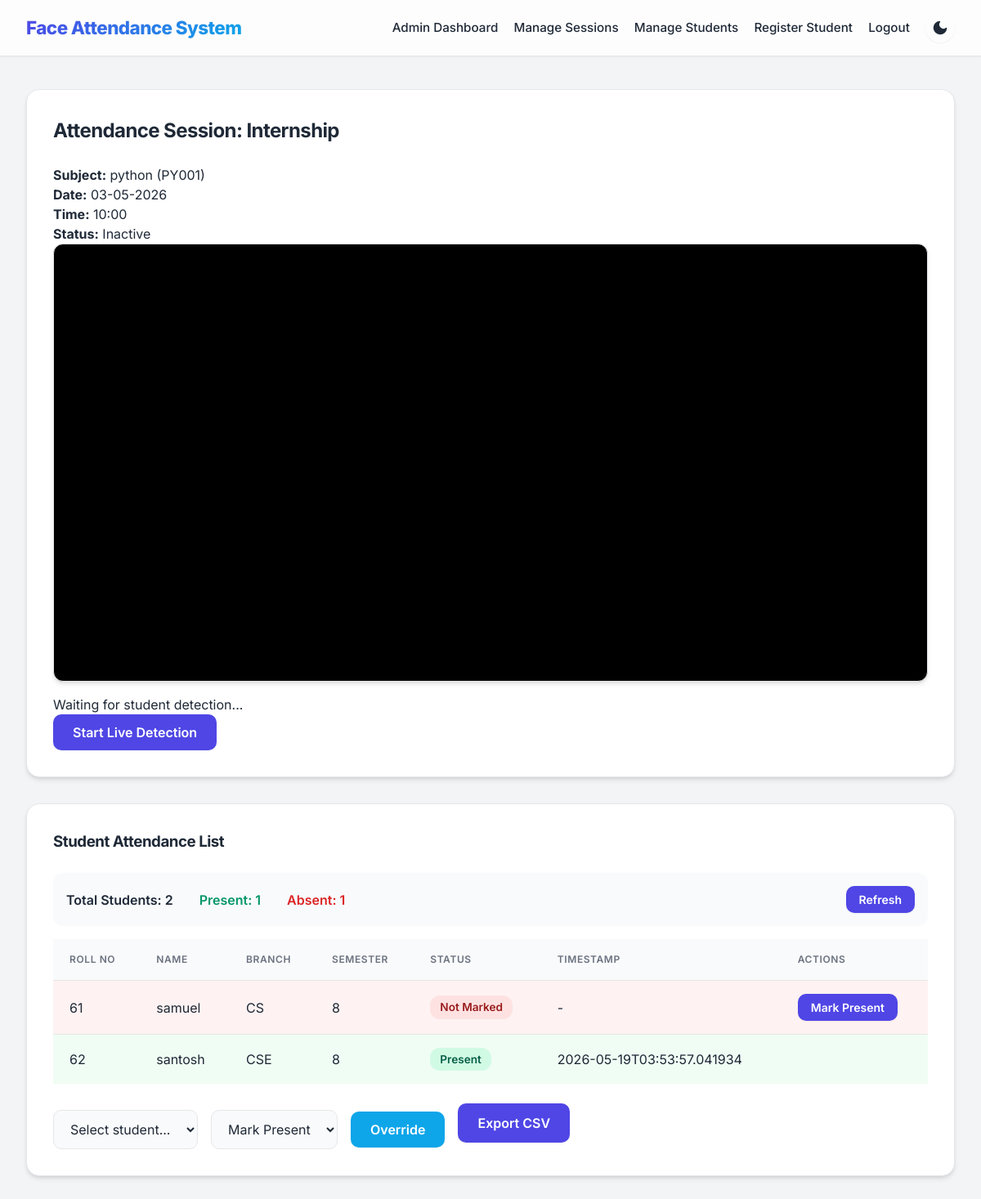
The page /admin/session/1 (signed in) on the database its author committed.
### tables this page shows
CREATE TABLE subjects(
        id INTEGER PRIMARY KEY,
        name TEXT,
        code TEXT
    );

CREATE TABLE students(
        id INTEGER PRIMARY KEY,
        name TEXT,
        roll_no TEXT,
        branch TEXT,
        semester TEXT,
        photo_count INTEGER DEFAULT 0
    , password TEXT);

CREATE TABLE attendance(
        id INTEGER PRIMARY KEY,
        student_id INTEGER,
        session_id INTEGER,
        status TEXT,
        timestamp TEXT,
        note TEXT,
        FOREIGN KEY(student_id) REFERENCES students(id),
        FOREIGN KEY(session_id) REFERENCES sessions(id)
    );

### app.py (the view)
@app.route('/admin/session/<int:session_id>')
def attendance_session(session_id):
    if not session.get('admin_user'):
        return redirect(url_for('login'))
    session_info = query_db('SELECT s.*, subj.name as subject_name, subj.code as subject_code FROM sessions s LEFT JOIN subjects subj ON s.subject_id=subj.id WHERE s.id=?', (session_id,), one=True)
    students_with_attendance = query_db('''
        SELECT s.id, s.name, s.roll_no, s.branch, s.semester,
               a.status, a.timestamp,
               CASE WHEN a.status IS NOT NULL THEN 1 ELSE 0 END as has_attendance
        FROM students s
        LEFT JOIN attendance a ON s.id = a.student_id AND a.session_id = ?
        ORDER BY s.roll_no
    ''', (session_id,))
    return render_template('attendance_session.html', session_info=session_info, students=students_with_attendance)

### app.py (called while the page is built)
def get_db_connection():
    conn = sqlite3.connect(DATABASE_PATH)
    conn.row_factory = sqlite3.Row
    return conn

def query_db(query, args=(), one=False):
    conn = get_db_connection()
    cursor = conn.execute(query, args)
    rows = cursor.fetchall()
    conn.close()
    return rows[0] if one and rows else rows

@app.before_request
def restrict_access():
    allowed_routes = ['home', 'login', 'student_login', 'student_register', 'static', 'test_image', 'get_active_sessions']
    if request.endpoint in allowed_routes or not request.endpoint:
        return
    if request.path.startswith('/admin/'):
        if session.get('user_type') != 'admin':
            flash('Admin access required', 'error')
            return redirect(url_for('login'))
    if request.path.startswith('/student/'):
        protected_student_routes = ['student_history', 'student_attend']
        if request.endpoint in protected_student_routes and session.get('user_type') != 'student':
            flash('Student login required', 'error')
            return redirect(url_for('student_login'))

### templates/attendance_session.html (shortened to what this page needs)
{% extends 'base.html' %}
{% block content %}
<div class="card wide-card" data-session-id="{{ session_info.id }}">
    <h2>Attendance Session: {{ session_info.title }}</h2>
    <div class="session-summary">
        <div><strong>Subject:</strong> {{ session_info.subject_name }} ({{ session_info.subject_code }})</div>
        <div><strong>Date:</strong> {{ session_info.date }}</div>
        <div><strong>Time:</strong> {{ session_info.time }}</div>
        <div><strong>Status:</strong> {{ 'Active' if session_info.active else 'Inactive' }}</div>
    </div>
    <div class="video-panel">
        <video id="attendVideo" autoplay muted></video>
        <div class="attendance-status">
            <div id="detectedStudent">Waiting for student detection...</div>
            <div><button id="startStream" class="button">Start Live Detection</button></div>
        </div>
    </div>
</div>
<div class="card">
    <h3>Student Attendance List</h3>
    <div class="attendance-summary">
        <div class="summary-stats">
            <span class="stat-item">Total Students: {{ students|length }}</span>
            <span class="stat-item present-count">Present: {{ students|selectattr('status')|list|length }}</span>
            <span class="stat-item absent-count">Absent: {{ students|rejectattr('status')|list|length }}</span>
        </div>
        <button id="refreshBtn" class="button small">Refresh</button>
    </div>
    <table id="attendanceTable">
        <thead>
            <tr>
                <th>Roll No</th>
                <th>Name</th>
                <th>Branch</th>
                <th>Semester</th>
                <th>Status</th>
                <th>Timestamp</th>
                <th>Actions</th>
            </tr>
        </thead>
        <tbody>
            {% for student in students %}
            <tr data-student-id="{{ student.id }}" class="student-row {{ 'present-row' if student.status == 'Present' else 'absent-row' }}">
                <td>{{ student.roll_no }}</td>
                <td>{{ student.name }}</td>
                <td>{{ student.branch }}</td>
                <td>{{ student.semester }}</td>
                <td>
                    <span class="status-badge {{ 'status-present' if student.status == 'Present' else 'status-absent' }}">
                        {{ student.status if student.status else 'Not Marked' }}
                    </span>
                </td>
                <td>{{ student.timestamp if student.timestamp else '-' }}</td>
                <td>
                    {% if not student.status %}
                    <button class="button small override-btn" data-student-name="{{ student.name }}" data-student-id="{{ student.id }}">Mark Present</button>
                    {% endif %}
                </td>
            </tr>
            {% endfor %}
        </tbody>
    </table>
    <div class="session-actions">
        <form method="post" action="{{ url_for('session_override', session_id=session_info.id) }}" class="inline-form" id="overrideForm">
            <select name="student_id" id="overrideStudentId">
                <option value="">Select student...</option>
            </select>
            <select name="action">
                <option value="present">Mark Present</option>
            </select>
            <button type="submit" class="button secondary">Override</button>
        </form>
        <a class="button" href="{{ url_for('export_session', session_id=session_info.id) }}">Export CSV</a>
    </div>
</div>
{% endblock %}

### static/styles.css (style rules this page uses)
:root { --bg: #f3f4f6; --card: #ffffff; --text: #1f2937; --muted: #6b7280; --primary: #4f46e5; --primary-hover: #4338ca; --accent: #0ea5e9; --accent-hover: #0284c7; --danger: #ef4444; --danger-hover: #dc2626; --border: #e5e7eb; --shadow-sm: 0 1px 2px 0 rgb(0 0 0 / 0.05); --shadow-md: 0 4px 6px -1px rgb(0 0 0 / 0.1), 0 2px 4px -2px rgb(0 0 0 / 0.1); --shadow-lg: 0 10px 15px -3px rgb(0 0 0 / 0.1), 0 4px 6px -4px rgb(0 0 0 / 0.1); --nav-bg: rgba(255, 255, 255, 0.8); --input-bg: #f9fafb; }
* { box-sizing: border-box; }
body { margin: 0; font-family: 'Inter', -apple-system, BlinkMacSystemFont, "Segoe UI", Roboto, Helvetica, Arial, sans-serif; background: var(--bg); color: var(--text); line-height: 1.5; transition: background-color 0.3s ease, color 0.3s ease; }
.card { background: var(--card); border: 1px solid var(--border); border-radius: 16px; padding: 2rem; margin-bottom: 2rem; box-shadow: var(--shadow-md); transition: transform 0.2s ease, box-shadow 0.2s ease; }
.wide-card { width: 100%; }
.card h2, .card h3 { margin-top: 0; margin-bottom: 1.5rem; color: var(--text); font-weight: 700; letter-spacing: -0.025em; }
input, select { width: 100%; padding: 0.75rem 1rem; border: 1px solid var(--border); border-radius: 10px; background: var(--input-bg); color: var(--text); font-family: inherit; font-size: 1rem; transition: border-color 0.2s ease, box-shadow 0.2s ease; }
::placeholder { color: var(--muted); opacity: 0.8; }
button, .button { display: inline-block; border: none; background: var(--primary); color: #ffffff; padding: 0.75rem 1.5rem; border-radius: 10px; cursor: pointer; font-weight: 600; font-size: 1rem; font-family: inherit; text-align: center; text-decoration: none; transition: background-color 0.2s ease, transform 0.1s ease, box-shadow 0.2s ease; box-shadow: var(--shadow-sm); }
.button.secondary { background: var(--accent); }
.button.small { padding: 0.5rem 1rem; font-size: 0.875rem; }
.video-panel { display: flex; flex-direction: column; gap: 1rem; }
video { width: 100%; height: auto; border-radius: 12px; border: 1px solid var(--border); background: #000; box-shadow: var(--shadow-md); }
.capture-controls, .session-actions, .inline-form { display: flex; align-items: center; gap: 1rem; flex-wrap: wrap; margin-top: 1rem; }
table { width: 100%; border-collapse: collapse; background: var(--card); }
table th, table td { padding: 1rem 1.25rem; border-bottom: 1px solid var(--border); text-align: left; }
table th { background: var(--input-bg); font-weight: 600; color: var(--muted); text-transform: uppercase; font-size: 0.75rem; letter-spacing: 0.05em; }
table tr:last-child td { border-bottom: none; }
.inline-form select, .inline-form button { width: auto; margin-top: 0; }
.status-badge { display: inline-flex; align-items: center; padding: 0.25rem 0.75rem; border-radius: 9999px; font-size: 0.875rem; font-weight: 600; white-space: nowrap; }

### templates/attendance_session.html (style rules this page uses)
.attendance-summary { display: flex; justify-content: space-between; align-items: center; margin-bottom: 1rem; padding: 1rem; background: #f8fafc; border-radius: 12px; }
.summary-stats { display: flex; gap: 2rem; }
.stat-item { font-weight: 600; }
.present-count { color: #059669; }
.absent-count { color: #dc2626; }
.student-row.present-row { background: #f0fdf4; }
.student-row.absent-row { background: #fef2f2; }
.status-badge { padding: 0.25rem 0.75rem; border-radius: 12px; font-size: 0.85rem; font-weight: 600; }
.status-present { background: #d1fae5; color: #065f46; }
.status-absent { background: #fee2e2; color: #991b1b; }

### rows shown on the page
subjects: subject_name "python", subject_code "PY001"
students: roll_no "61", name "samuel", branch "CS", semester "8", status "Not Marked", timestamp "-"
attendance: roll_no "62", name "santosh", branch "CSE", semester "8", status "Present", timestamp "2026-05-19T03:53:57.041934"

### other values the page prints
{{ session_info.title }} "Internship"
{{ session_info.date }} "03-05-2026"
{{ session_info.time }} "10:00"
{{ 'Active' if session_info.active else 'Inactive' }} "Inactive"
{{ students|length }} "2"
{{ students|selectattr('status')|list|length }} "1"
{{ students|rejectattr('status')|list|length }} "1"
